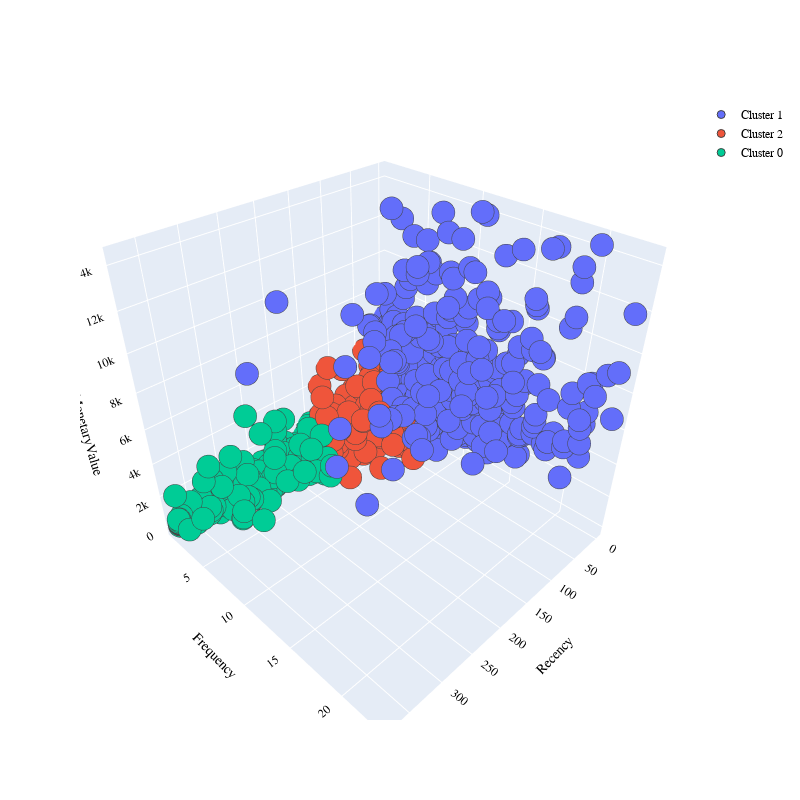

This figure's notebook cell:
### Code cell
PLOT = go.Figure()

for C in list(customers.Cluster.unique()):
    
    PLOT.add_trace(go.Scatter3d(x = customers[customers.Cluster == C]['Recency'],
                                y = customers[customers.Cluster == C]['Frequency'],
                                z = customers[customers.Cluster == C]['MonetaryValue'],
                                mode = 'markers', marker_size = 8, marker_line_width = 1,
                                name = 'Cluster ' + str(C)))


PLOT.update_layout(width = 800, height = 800, autosize = True, showlegend = True,
                   scene = dict(xaxis=dict(title = 'Recency', titlefont_color = 'black'),
                                yaxis=dict(title = 'Frequency', titlefont_color = 'black'),
                                zaxis=dict(title = 'MonetaryValue', titlefont_color = 'black')),
                   font = dict(family = "Gilroy", color  = 'black', size = 12))

### Figure 1 — Plotly figure (JSON) as saved in the notebook; plotly's stock layout.template omitted (floating-point values rounded to 4 significant figures; data arrays with more than 128 entries replaced by an {"elided": "..."} marker saying what was removed)
{"data": [{"marker": {"line": {"width": 1}, "size": 8}, "mode": "markers", "name": "Cluster 1", "type": "scatter3d", "x": {"elided": "432 int values"}, "y": {"elided": "432 int values"}, "z": {"elided": "432 float values"}}, {"marker": {"line": {"width": 1}, "size": 8}, "mode": "markers", "name": "Cluster 2", "type": "scatter3d", "x": {"elided": "2595 int values"}, "y": {"elided": "2595 int values"}, "z": {"elided": "2595 float values"}}, {"marker": {"line": {"width": 1}, "size": 8}, "mode": "markers", "name": "Cluster 0", "type": "scatter3d", "x": {"elided": "932 int values"}, "y": {"elided": "932 int values"}, "z": {"elided": "932 float values"}}], "layout": {"autosize": true, "font": {"color": "black", "family": "Gilroy", "size": 12}, "height": 800, "scene": {"xaxis": {"title": {"font": {"color": "black"}, "text": "Recency"}}, "yaxis": {"title": {"font": {"color": "black"}, "text": "Frequency"}}, "zaxis": {"title": {"font": {"color": "black"}, "text": "MonetaryValue"}}}, "showlegend": true, "width": 800}}
